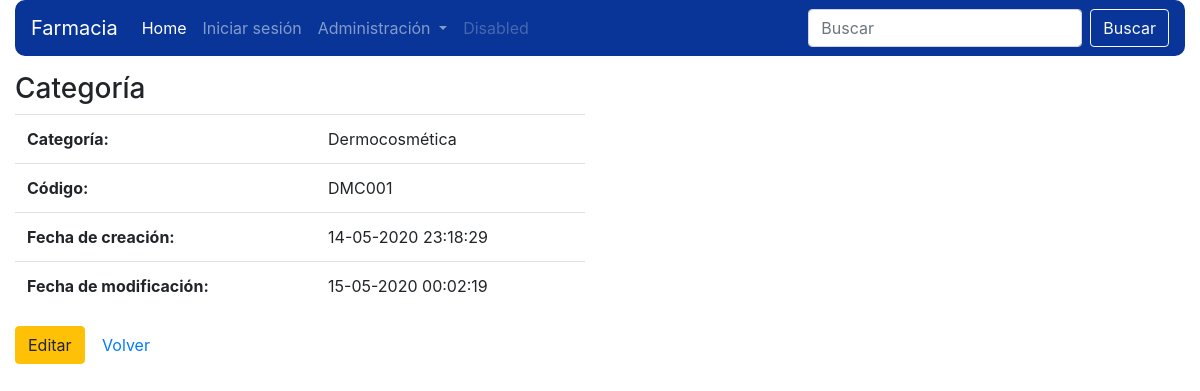
/verCategoria.php?id=2, run on the app's committed database.
### class/modelo.php (called while the page is built, shortened)
<?php
class Modelo
{
	public function __construct(){
		$this->_db = new Database;
	}
}

### class/catModel.php (called while the page is built, shortened)
<?php
require('modelo.php');
class catModel extends Modelo
{
	public function getCategoriaId($id){
		$id = (int) $id;
		$categoria = $this->_db->prepare("SELECT id, nombre, código, created_at, updated_at FROM categorías WHERE id = ?");
		$categoria->bindParam(1, $id);
		$categoria->execute();
		return $categoria->fetch();
	}
}

### verCategoria.php (the view, shortened to what this page needs)
<?php
require('class/catModel.php');
$categorias = new catModel;
if (isset($_GET['id'])) {
	$id = filter_var($_GET['id'], FILTER_VALIDATE_INT);
	$res = $categorias->getCategoriaId($id);
}
?>
<!DOCTYPE html>
<html>
<head>
	<link rel="stylesheet" href="https://stackpath.bootstrapcdn.com/bootstrap/4.4.1/css/bootstrap.min.css">
</head>
<body>
	<div class="container-fluid">
		<?php include('header.php'); ?>
		<div class="row">
			<div class="col-md-6 mt-3">
				<h3>Categoría</h3>
				<table class="table table-hover">
					<tr>
						<th>Categoría:</th>
						<td><?php echo $res['nombre']; ?></td>
					</tr>
					<tr>
						<th>Código:</th>
						<td><?php echo $res['código']; ?></td>
					</tr>
					<tr>
						<th>Fecha de creación:</th>
						<td>
							<?php
								$fecha_reg = new DateTime($res['created_at']);
								echo $fecha_reg->format('d-m-Y H:i:s');
							?>
						</td>
					</tr>
					<tr>
						<th>Fecha de modificación:</th>
						<td>
							<?php
								$fecha_mod = new DateTime($res['updated_at']);
								echo $fecha_mod->format('d-m-Y H:i:s');
							?>
						</td>
					</tr>
				</table>
				<p>
					<a href="" class="btn btn-warning">Editar</a>
					<a href="categorias.php" class="btn btn-link">Volver</a>
				</p>
			</div>
		</div>
	</div>
</body>
</html>

### data on the page
categorías: nombre "Dermocosmética", código "DMC001", created_at "14-05-2020 23:18:29", updated_at "15-05-2020 00:02:19"
